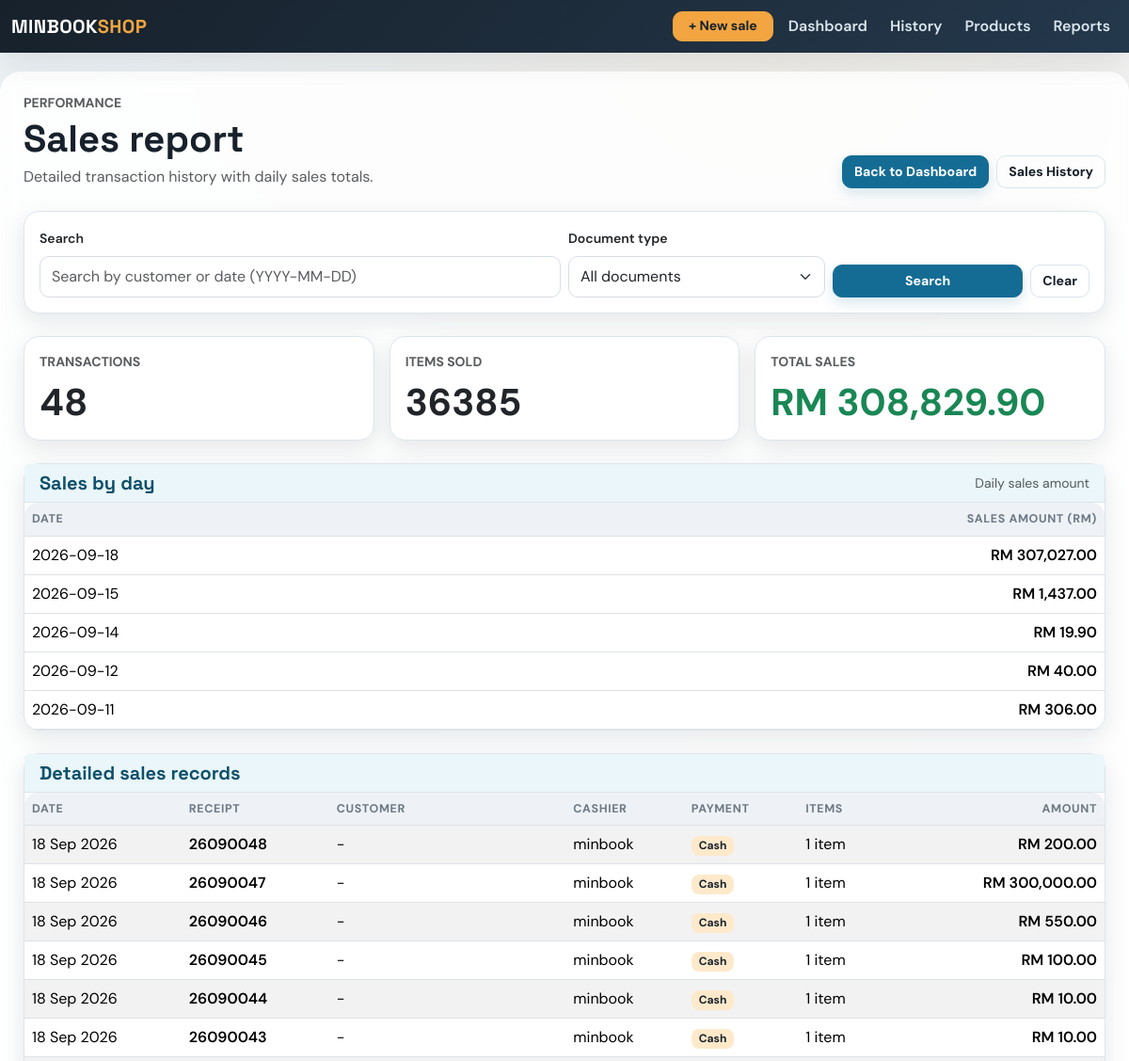
The app's page /sales/records (upper part), older data.
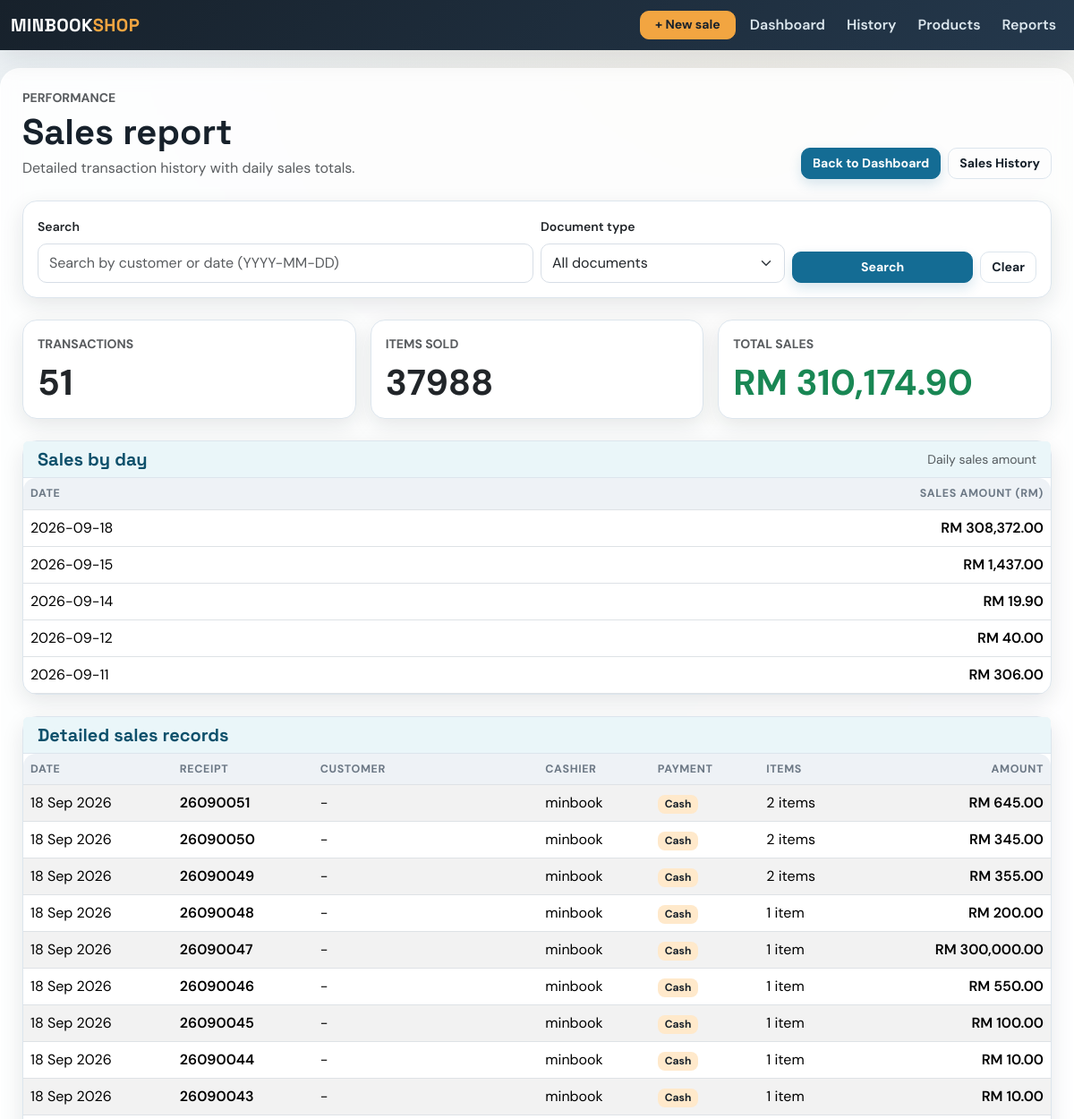
The same page, newer data.
### app/models.py (models this page shows, shortened)
class Sale(db.Model):
    id = db.Column(db.Integer, primary_key=True)
    amount = db.Column(db.Float, nullable=False)
    date = db.Column(db.Date, default=datetime.utcnow)
    user_id = db.Column(db.Integer, db.ForeignKey('user.id'), nullable=False)  # ForeignKey to User
    user = db.relationship('User', backref=db.backref('sales', lazy=True))  # Relationship with User
    product_id = db.Column(db.Integer, db.ForeignKey('product.id'), nullable=True)  # Legacy first product
    product = db.relationship('Product', backref=db.backref('sales', lazy=True))  # Relationship with Product
    quantity = db.Column(db.Integer, nullable=True)  # Legacy total quantity
    payment_method = db.Column(db.String(20), nullable=False, default='Cash')
    customer_name = db.Column(db.String(120), nullable=True)
    document_type = db.Column(db.String(20), nullable=False, default='receipt')
    discount = db.Column(db.Float, nullable=False, default=0.00)
    deposit = db.Column(db.Float, nullable=False, default=0.00)
    items = db.relationship('SaleItem', back_populates='sale', cascade='all, delete-orphan')

class User(db.Model):
    id = db.Column(db.Integer, primary_key=True)
    username = db.Column(db.String(100), unique=True, nullable=False)
    email = db.Column(db.String(120), unique=True, nullable=False)
    password = db.Column(db.String(200), nullable=False)
    role = db.Column(db.String(50), default='cashier')  # can be admin, manager, cashier

### app/routes.py (the view)
@main.route('/sales/records')
def sales_records():
    search_term = (request.args.get('search', '') or '').strip()
    selected_document_type = (request.args.get('document_type', '') or '').lower().strip()
    if selected_document_type not in {'receipt', 'invoice', ''}:
        selected_document_type = ''
    sales_query = Sale.query.order_by(Sale.date.desc(), Sale.id.desc())
    if selected_document_type:
        sales_query = sales_query.filter(Sale.document_type == selected_document_type)
    if search_term:
        try:
            parsed_date = datetime.strptime(search_term, '%Y-%m-%d').date()
            sales_query = sales_query.filter(Sale.date == parsed_date)
        except ValueError:
            sales_query = sales_query.filter(Sale.customer_name.ilike(f'%{search_term}%'))
    sales = sales_query.all()
    total_amount = round(sum(sale.amount for sale in sales), 2)
    total_items = sum(sum(item.quantity for item in sale.items) for sale in sales)
    daily_totals = {}
    for sale in sales:
        daily_key = sale.date.isoformat()
        daily_totals[daily_key] = round(daily_totals.get(daily_key, 0) + sale.amount, 2)
    daily_sales = [
        {'date': day, 'amount': round(amount, 2)}
        for day, amount in sorted(daily_totals.items(), key=lambda item: item[0], reverse=True)
    ]
    return render_template(
        'sales_records.html',
        sales=sales,
        search_term=search_term,
        total_sales=total_amount,
        total_transactions=len(sales),
        total_items=total_items,
        daily_sales=daily_sales,
        selected_document_type=selected_document_type,
    )

### app/routes.py (called while the page is built)
@main.app_context_processor
def inject_now():
    return {'current_year': datetime.now().year}

### app/templates/sales_records.html (shortened to what this page needs)
{% extends 'base.html' %}
{% block content %}
<div class="d-flex flex-wrap justify-content-between align-items-end gap-3 mb-4">
    <div>
        <p class="text-uppercase text-muted small fw-bold mb-1">Performance</p>
        <h1 class="mb-1">Sales report</h1>
        <p class="text-muted mb-0">Detailed transaction history with daily sales totals.</p>
    </div>
    <div class="d-flex gap-2">
        <a href="{{ url_for('main.dashboard') }}" class="btn btn-primary">Back to Dashboard</a>
        <a href="{{ url_for('main.sales') }}" class="btn btn-outline-secondary">Sales History</a>
    </div>
</div>
<div class="card mb-4">
    <div class="card-body">
        <form method="get" action="{{ url_for('main.sales_records') }}" class="row g-2 align-items-end">
            <div class="col-md-6">
                <label class="form-label small fw-semibold">Search</label>
                <input type="text" name="search" class="form-control" placeholder="Search by customer or date (YYYY-MM-DD)" value="{{ search_term }}">
            </div>
            <div class="col-md-3">
                <label class="form-label small fw-semibold">Document type</label>
                <select name="document_type" class="form-select">
                    <option value="">All documents</option>
                </select>
            </div>
            <div class="col-md-3 d-flex gap-2">
                <button class="btn btn-primary flex-grow-1" type="submit">Search</button>
                <a href="{{ url_for('main.sales_records') }}" class="btn btn-outline-secondary">Clear</a>
            </div>
        </form>
    </div>
</div>
<div class="row g-3 mb-4">
    <div class="col-md-4">
        <div class="card h-100">
            <div class="card-body">
                <div class="text-uppercase text-muted small fw-bold">Transactions</div>
                <div class="display-6 fw-bold mt-2">{{ total_transactions }}</div>
            </div>
        </div>
    </div>
    <div class="col-md-4">
        <div class="card h-100">
            <div class="card-body">
                <div class="text-uppercase text-muted small fw-bold">Items Sold</div>
                <div class="display-6 fw-bold mt-2">{{ total_items }}</div>
            </div>
        </div>
    </div>
    <div class="col-md-4">
        <div class="card h-100">
            <div class="card-body">
                <div class="text-uppercase text-muted small fw-bold">Total Sales</div>
                <div class="display-6 fw-bold mt-2 text-success">RM {{ '{:,.2f}'.format(total_sales) }}</div>
            </div>
        </div>
    </div>
</div>
<div class="card mb-4">
    <div class="card-header d-flex justify-content-between align-items-center">
        <h5 class="mb-0">Sales by day</h5>
        <span class="small text-muted">Daily sales amount</span>
    </div>
    <div class="table-responsive">
        <table class="table mb-0">
            <thead>
                <tr>
                    <th>Date</th>
                    <th class="text-end">Sales Amount (RM)</th>
                </tr>
            </thead>
            <tbody>
                {% for day in daily_sales %}
                <tr>
                    <td>{{ day.date }}</td>
                    <td class="text-end fw-semibold">RM {{ '{:,.2f}'.format(day.amount) }}</td>
                </tr>
                {% else %}
                <tr>
                    <td colspan="2" class="text-center text-muted py-4">No daily sales found.</td>
                </tr>
                {% endfor %}
            </tbody>
        </table>
    </div>
</div>
<div class="card">
    <div class="card-header">
        <h5 class="mb-0">Detailed sales records</h5>
    </div>
    <div class="table-responsive">
        <table class="table table-striped mb-0 align-middle">
            <thead>
                <tr>
                    <th>Date</th>
                    <th>{{ 'Invoice' if selected_document_type == 'invoice' else 'Receipt' }}</th>
                    <th>Customer</th>
                    <th>Cashier</th>
                    <th>Payment</th>
                    <th>Items</th>
                    <th class="text-end">Amount</th>
                </tr>
            </thead>
            <tbody>
                {% for sale in sales %}
                <tr>
                    <td>{{ sale.date.strftime('%d %b %Y') }}</td>
                    <td class="fw-semibold">{% if sale.document_type == 'invoice' %}{{ sale.date.strftime('%y%m') }}{{ '%04d'|format(sale.id) }}{% else %}{{ sale.date.strftime('%y%m') }}{{ '%04d'|format(sale.id) }}{% endif %}</td>
                    <td>{{ sale.customer_name or '-' }}</td>
                    <td>{{ sale.user.username if sale.user else '-' }}</td>
                    <td><span class="badge text-bg-light">{{ sale.payment_method }}</span></td>
                    <td>{{ sale.items|length }} item{{ 's' if sale.items|length != 1 else '' }}</td>
                    <td class="text-end fw-semibold">RM {{ '{:,.2f}'.format(sale.amount) }}</td>
                </tr>
                {% else %}
                <tr>
                    <td colspan="7" class="text-center text-muted py-4">No records found.</td>
                </tr>
                {% endfor %}
            </tbody>
        </table>
    </div>
</div>
{% endblock %}

### app/templates/base.html (shortened to what this page needs)
<!DOCTYPE html>
<html lang="en">
<head>
    <link href="https://cdn.jsdelivr.net/npm/bootstrap@5.3.3/dist/css/bootstrap.min.css" rel="stylesheet">
</head>
<body>
<nav class="navbar navbar-expand-lg navbar-dark bg-dark fixed-top">
    <div class="container-fluid">
        <a class="navbar-brand" href="{{ url_for('main.dashboard') }}">MINBOOK<span class="text-warning">SHOP</span></a>
        <div class="collapse navbar-collapse" id="navbarNavDropdown">
            <ul class="navbar-nav ms-auto align-items-lg-center gap-lg-2">
                <li class="nav-item"><a class="btn btn-warning btn-sm px-3" href="{{ url_for('main.add_sale') }}">+ New sale</a></li>
                <li class="nav-item"><a class="nav-link" href="{{ url_for('main.dashboard') }}">Dashboard</a></li>
                <li class="nav-item">
                    <a class="nav-link" href="{{ url_for('main.sales') }}">History</a>
                </li>
                <li class="nav-item">
                    <a class="nav-link" href="{{ url_for('main.products') }}">Products</a>
                </li>
                <li class="nav-item"><a class="nav-link" href="{{ url_for('main.revenue') }}">Reports</a></li>
            </ul>
        </div>
    </div>
</nav>
<div class="container page-shell">
    {% block content %}
    {% endblock %}
</div>
</body>
</html>

### app/templates/base.html (style rules this page uses)
:root { --ink: #17212b; --muted: #6c7885; --paper: #eef3f6; --line: #dce5ed; --brand: #146c94; --brand-dark: #0d506b; --brand-soft: #eaf6f9; --accent: #f2a541; --accent-soft: #ffe9cb; --success: #2d936c; --success-soft: #dff8ee; --danger: #b84b45; --shadow: rgba(23,33,43,.10); --table-head: #eef2f6; }
* { box-sizing: border-box; }
body { padding-top: 76px; background: radial-gradient(circle at 70% 0%, rgba(242,165,65,.08), transparent 22%), radial-gradient(circle at 20% 80%, rgba(20,108,148,.08), transparent 20%), linear-gradient(135deg, var(--paper), #fdfefe); color: var(--ink); font-family: 'DM Sans', sans-serif; }
h1, h2, h3, h4, h5, .navbar-brand { font-family: 'Space Grotesk', sans-serif; font-weight: 700; }
.navbar { background: linear-gradient(135deg, #17212b, #24384c) !important; box-shadow: 0 8px 30px var(--shadow); }
.navbar-brand { letter-spacing: .02em; color: #fff !important; }
.navbar-brand .text-warning { color: var(--accent) !important; }
.nav-link { color: #dce7ee !important; font-weight: 600; }
.page-shell { max-width: 1240px; background: rgba(255,255,255,.84); border: 1px solid rgba(255,255,255,.8); border-radius: 22px; padding: 22px 24px 32px; box-shadow: 0 18px 50px var(--shadow); backdrop-filter: blur(10px); }
.card { border: 1px solid var(--line); border-radius: 16px; box-shadow: 0 8px 24px var(--shadow); background-color: #fff; }
.card-header { background: var(--brand-soft); border-bottom: 1px solid var(--line); color: var(--brand-dark); }
.card-header h5 { color: var(--brand-dark); font-family: 'Space Grotesk', sans-serif; font-weight: 700; }
.btn { border-radius: 10px; font-weight: 700; font-size: .88rem; transition: all .2s ease; }
.btn-primary { background: var(--brand); border-color: var(--brand); box-shadow: 0 6px 14px rgba(20,108,148,.16); }
.btn-warning { background: var(--accent); border-color: var(--accent); color: #17212b; }
.btn-outline-secondary { border-color: var(--line); color: var(--ink); }
.form-control, .form-select { border-color: #d7dee6; min-height: 44px; border-radius: 10px; }
.table { --bs-table-bg: transparent; vertical-align: middle; }
.table thead th { color: var(--muted); background: var(--table-head); font-size: .78rem; letter-spacing: .05em; text-transform: uppercase; border-bottom-width: 1px; }
.table tbody tr { transition: background-color .2s ease, transform .2s ease; }
.table-responsive { border-radius: 14px; }
.badge { border-radius: 8px; font-weight: 700; }
.text-bg-light { background: var(--accent-soft) !important; color: var(--ink) !important; }

Row changes from the older to the newer data that the page shows:
added Sale: date "18 Sep 2026", date "2609", id "0051", customer_name "-", user "minbook", payment_method "Cash", items|length "2", items "s", amount "645.00"
added Sale: date "18 Sep 2026", date "2609", id "0050", customer_name "-", user "minbook", payment_method "Cash", items|length "2", items "s", amount "345.00"
added Sale: date "18 Sep 2026", date "2609", id "0049", customer_name "-", user "minbook", payment_method "Cash", items|length "2", items "s", amount "355.00"
Text that changed along with them:
{{ total_transactions }}: "48" → "51"
{{ total_items }}: "36385" → "37988"
{{ '{:,.2f}'.format(total_sales) }}: "308,829.90" → "310,174.90"
new list line: "2026-09-18 RM 308,372.00"
list line gone: "2026-09-18 RM 307,027.00"
